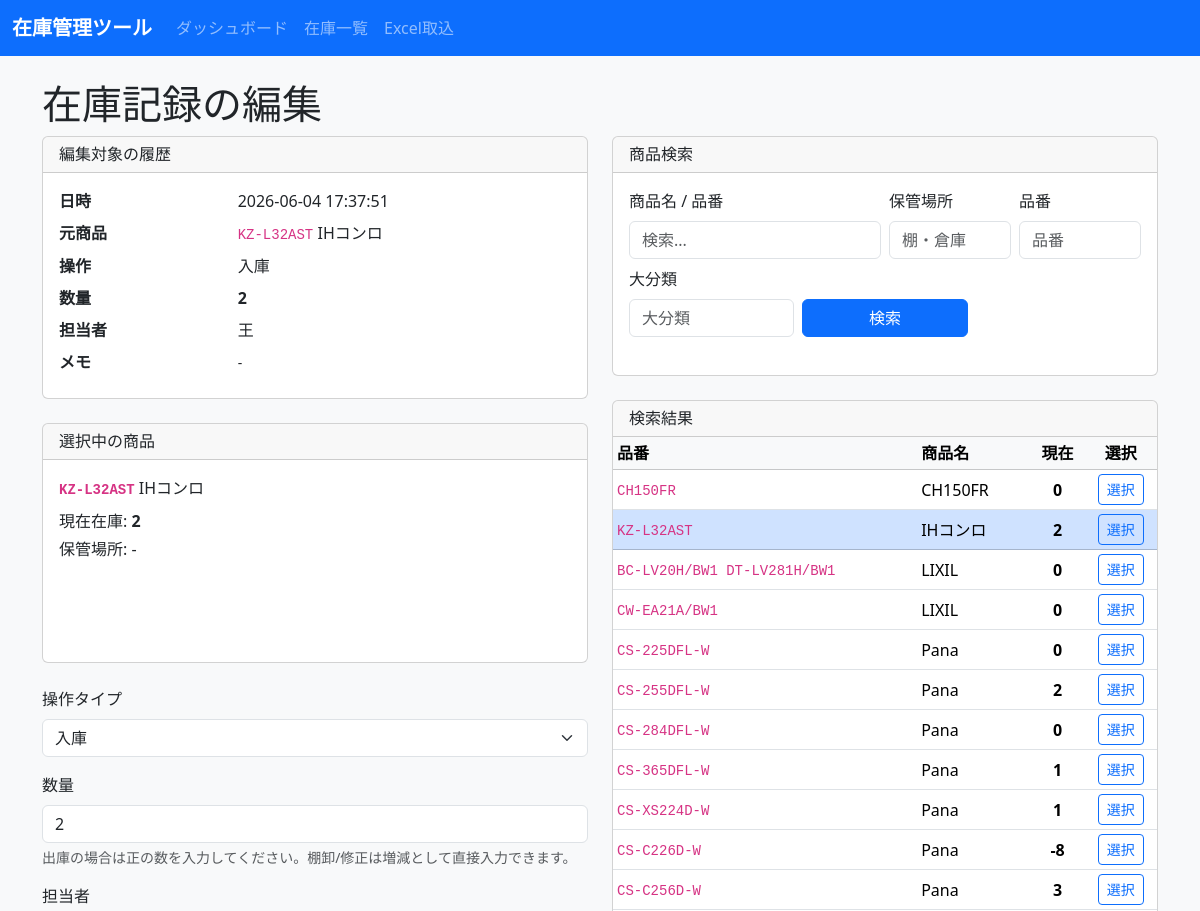
The app's page /stock/log/edit/1 (upper part), older data.
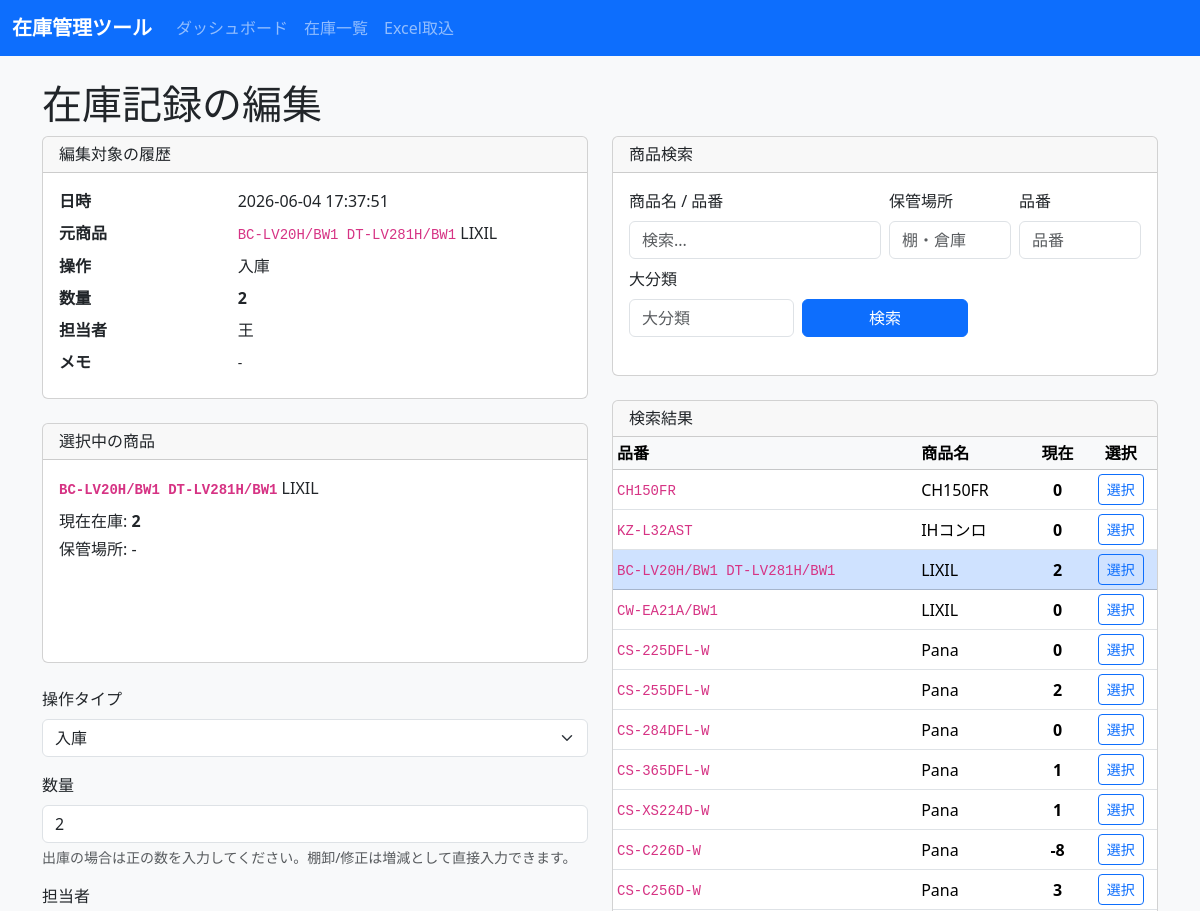
The same page, newer data.
### tables this page shows
CREATE TABLE products (
            id INTEGER PRIMARY KEY AUTOINCREMENT,
            source_sheet TEXT,
            source_row INTEGER,
            big_category TEXT,
            maker_or_product TEXT,
            overview TEXT,
            sku TEXT NOT NULL,
            stock_status TEXT,
            display_flag TEXT,
            available_stock INTEGER NOT NULL DEFAULT 0,
            total_stock INTEGER NOT NULL DEFAULT 0,
            reorder_point INTEGER NOT NULL DEFAULT 0,
            staff_stock_json TEXT,
            notes TEXT,
            imported_at TEXT,
            current_stock INTEGER NOT NULL DEFAULT 0,
            name TEXT NOT NULL,
            category TEXT,
            location TEXT,
            last_in_date TEXT,
            last_out_date TEXT,
            created_at TEXT NOT NULL,
            updated_at TEXT NOT NULL
        );

### inventory_app/app.py (the view, shortened to what this page needs)
@app.route("/stock/log/edit/<int:log_id>", methods=["GET", "POST"])
def edit_stock_log(log_id):
    params = parse_search_args()
    selected_product_id = request.args.get("selected_product_id", type=int)
    conn = get_db_connection()
    log = conn.execute(
        "SELECT stock_logs.*, products.name, products.sku, products.current_stock AS product_current_stock FROM stock_logs JOIN products ON stock_logs.product_id = products.id WHERE stock_logs.id = ?",
        (log_id,),
    ).fetchone()
    if log is None:
        conn.close()
        return "ログが見つかりません。", 404
    old_product = conn.execute(
        "SELECT * FROM products WHERE id = ?",
        (log["product_id"],),
    ).fetchone()
    search_sql, search_values = build_product_query(params)
    search_results = conn.execute(search_sql + " LIMIT 50", search_values).fetchall()
    if selected_product_id:
        selected_product = conn.execute(
            "SELECT * FROM products WHERE id = ?",
            (selected_product_id,),
        ).fetchone()
        if selected_product is None:
            selected_product = old_product
    else:
        selected_product = old_product
    selected_product_id = selected_product["id"]
    error_message = None
    conn.close()
    return render_template(
        "edit_stock_log.html",
        log=log,
        operation_label=OPERATION_LABELS.get(log["operation_type"], log["operation_type"]),
        error_message=error_message,
        search_results=search_results,
        params=params,
        selected_product=selected_product,
        selected_product_id=selected_product_id,
    )

### inventory_app/app.py (called while the page is built)
def get_db_connection():
    conn = sqlite3.connect(DB_PATH)
    conn.row_factory = sqlite3.Row
    return conn

def parse_search_args():
    return {
        "q": request.args.get("q", "", type=str).strip(),
        "sku": request.args.get("sku", "", type=str).strip(),
        "big_category": request.args.get("big_category", "", type=str).strip(),
        "location": request.args.get("location", "", type=str).strip(),
    }

### inventory_app/templates/edit_stock_log.html (shortened to what the changed rows need)
{% extends 'base.html' %}
{% block content %}
  <h1>在庫記録の編集</h1>
  <div class="row gy-4">
    <div class="col-lg-6">
      <div class="card mb-4">
        <div class="card-header">
          <h2 class="h6 mb-0">編集対象の履歴</h2>
        </div>
        <div class="card-body">
          <dl class="row mb-0">
            <dt class="col-sm-4">日時</dt>
            <dd class="col-sm-8">{{ log.created_at }}</dd>
            <dt class="col-sm-4">元商品</dt>
            <dd class="col-sm-8"><code>{{ log.sku }}</code> {{ log.name }}</dd>
            <dt class="col-sm-4">操作</dt>
            <dd class="col-sm-8">{{ operation_label }}</dd>
            <dt class="col-sm-4">数量</dt>
            <dd class="col-sm-8"><strong>{{ log.quantity }}</strong></dd>
            <dt class="col-sm-4">担当者</dt>
            <dd class="col-sm-8">{{ log.staff_name or '-' }}</dd>
            <dt class="col-sm-4">メモ</dt>
            <dd class="col-sm-8"><small>{{ log.note or '-' }}</small></dd>
          </dl>
        </div>
      </div>
      <div class="card mb-4">
        <div class="card-header">
          <h2 class="h6 mb-0">選択中の商品</h2>
        </div>
        <div class="card-body">
          <p class="mb-2"><strong><code>{{ selected_product.sku }}</code></strong> {{ selected_product.name }}</p>
          <p class="mb-1">現在在庫: <strong>{{ selected_product.current_stock }}</strong></p>
          <p class="mb-0">保管場所: {{ selected_product.location or '-' }}</p>
        </div>
      </div>
    </div>
    <div class="col-lg-6">
      <div class="card mb-4">
        <div class="card-header">
          <h2 class="h6 mb-0">商品検索</h2>
        </div>
      </div>
      <div class="card">
        <div class="card-header">
          <h2 class="h6 mb-0">検索結果</h2>
        </div>
        <div class="card-body p-0">
          {% if search_results %}
            <div class="table-responsive">
              <table class="table table-sm table-hover mb-0">
                <thead class="table-light">
                  <tr>
                    <th>品番</th>
                    <th>商品名</th>
                    <th class="text-center">現在</th>
                    <th class="text-center">選択</th>
                  </tr>
                </thead>
                <tbody>
                  {% for product in search_results %}
                    <tr {% if product.id == selected_product_id %}class="table-primary"{% endif %}>
                      <td><code>{{ product.sku }}</code></td>
                      <td>{{ product.name }}</td>
                      <td class="text-center"><strong>{{ product.current_stock }}</strong></td>
                      <td class="text-center">
                        <a href="{{ url_for('edit_stock_log', log_id=log.id, q=params.q, sku=params.sku, big_category=params.big_category, location=params.location, selected_product_id=product.id) }}" class="btn btn-sm btn-outline-primary">選択</a>
                      </td>
                    </tr>
                  {% endfor %}
                </tbody>
              </table>
            </div>
          {% else %}
            <div class="p-4 text-center text-muted">該当する商品がありません。</div>
          {% endif %}
        </div>
      </div>
    </div>
  </div>
{% endblock %}

Row changes from the older to the newer data that the page shows:
changed products "BC-LV20H/BW1 DT-LV281H/BW1": current_stock "0" → "2"
changed products "IHコンロ": current_stock "2" → "0"
Text that changed along with them:
{{ log.sku }}: "KZ-L32AST" → "BC-LV20H/BW1 DT-LV281H/BW1"
{{ log.name }}: "IHコンロ" → "LIXIL"
{{ selected_product.sku }}: "KZ-L32AST" → "BC-LV20H/BW1 DT-LV281H/BW1"
{{ selected_product.name }}: "IHコンロ" → "LIXIL"
